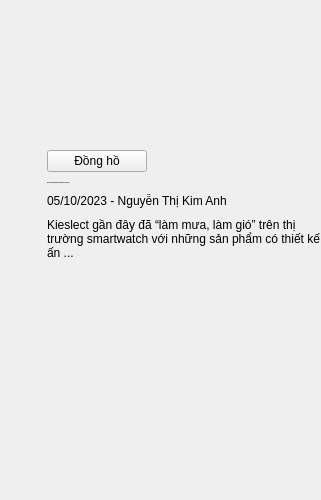
                              <widget class="QWidget" name="widget_41" native="true">
                               <property name="sizeIncrement">
                                <size>
                                 <width>0</width>
                                 <height>200</height>
                                </size>
                               </property>
                               <layout class="QHBoxLayout" name="horizontalLayout_28">
                                <property name="spacing">
                                 <number>0</number>
                                </property>
                                <property name="leftMargin">
                                 <number>20</number>
                                </property>
                                <property name="topMargin">
                                 <number>0</number>
                                </property>
                                <property name="rightMargin">
                                 <number>0</number>
                                </property>
                                <property name="bottomMargin">
                                 <number>0</number>
                                </property>
                                <item>
                                 <widget class="QWidget" name="widget_43" native="true">
                                  <property name="maximumSize">
                                   <size>
                                    <width>238</width>
                                    <height>200</height>
                                   </size>
                                  </property>
                                  <layout class="QHBoxLayout" name="horizontalLayout_27">
                                   <property name="spacing">
                                    <number>0</number>
                                   </property>
                                   <property name="leftMargin">
                                    <number>0</number>
                                   </property>
                                   <property name="topMargin">
                                    <number>0</number>
                                   </property>
                                   <property name="rightMargin">
                                    <number>0</number>
                                   </property>
                                   <property name="bottomMargin">
                                    <number>0</number>
                                   </property>
                                   <item>
                                    <widget class="QLabel" name="label_30">
                                     <property name="minimumSize">
                                      <size>
                                       <width>0</width>
                                       <height>0</height>
                                      </size>
                                     </property>
                                     <property name="cursor">
                                      <cursorShape>PointingHandCursor</cursorShape>
                                     </property>
                                     <property name="text">
                                      <string/>
                                     </property>
                                     <property name="pixmap">
                                      <pixmap resource="../resource.qrc">:/img/resources/img/Screen-Shot-2023-11-22-at-10.03.50-768x402.jpg.webp</pixmap>
                                     </property>
                                     <property name="scaledContents">
                                      <bool>true</bool>
                                     </property>
                                    </widget>
                                   </item>
                                  </layout>
                                 </widget>
                                </item>
                                <item>
                                 <widget class="QWidget" name="newFeedContentContainer_2" native="true">
                                  <property name="sizePolicy">
                                   <sizepolicy hsizetype="Expanding" vsizetype="Preferred">
                                    <horstretch>0</horstretch>
                                    <verstretch>0</verstretch>
                                   </sizepolicy>
                                  </property>
                                  <property name="minimumSize">
                                   <size>
                                    <width>0</width>
                                    <height>500</height>
                                   </size>
                                  </property>
                                  <property name="maximumSize">
                                   <size>
                                    <width>16777215</width>
                                    <height>200</height>
                                   </size>
                                  </property>
                                  <property name="cursor">
                                   <cursorShape>PointingHandCursor</cursorShape>
                                  </property>
                                  <layout class="QVBoxLayout" name="verticalLayout_37">
                                   <property name="leftMargin">
                                    <number>20</number>
                                   </property>
                                   <property name="topMargin">
                                    <number>0</number>
                                   </property>
                                   <property name="rightMargin">
                                    <number>0</number>
                                   </property>
                                   <property name="bottomMargin">
                                    <number>0</number>
                                   </property>
                                   <item>
                                    <layout class="QVBoxLayout" name="newFeedContent_2">
                                     <property name="spacing">
                                      <number>0</number>
                                     </property>
                                     <item>
                                      <widget class="QWidget" name="widget_49" native="true">
                                       <layout class="QVBoxLayout" name="verticalLayout_38">
                                        <property name="spacing">
                                         <number>0</number>
                                        </property>
                                        <property name="leftMargin">
                                         <number>0</number>
                                        </property>
                                        <property name="topMargin">
                                         <number>0</number>
                                        </property>
                                        <property name="rightMargin">
                                         <number>0</number>
                                        </property>
                                        <property name="bottomMargin">
                                         <number>0</number>
                                        </property>
                                        <item>
                                         <widget class="QWidget" name="widget_50" native="true">
                                          <property name="maximumSize">
                                           <size>
                                            <width>16777215</width>
                                            <height>48</height>
                                           </size>
                                          </property>
                                          <layout class="QVBoxLayout" name="verticalLayout_39">
                                           <property name="spacing">
                                            <number>0</number>
                                           </property>
                                           <property name="leftMargin">
                                            <number>0</number>
                                           </property>
                                           <property name="topMargin">
                                            <number>0</number>
                                           </property>
                                           <property name="rightMargin">
                                            <number>0</number>
                                           </property>
                                           <property name="bottomMargin">
                                            <number>0</number>
                                           </property>
                                           <item>
                                            <widget class="QPushButton" name="pushButton_11">
                                             <property name="minimumSize">
                                              <size>
                                               <width>100</width>
                                               <height>0</height>
                                              </size>
                                             </property>
                                             <property name="maximumSize">
                                              <size>
                                               <width>100</width>
                                               <height>16777215</height>
                                              </size>
                                             </property>
                                             <property name="cursor">
                                              <cursorShape>PointingHandCursor</cursorShape>
                                             </property>
                                             <property name="text">
                                              <string>Đồng hồ</string>
                                             </property>
                                            </widget>
                                           </item>
                                          </layout>
                                         </widget>
                                        </item>
                                        <item>
                                         <widget class="QWidget" name="widget_51" native="true">
                                          <property name="maximumSize">
                                           <size>
                                            <width>16777215</width>
                                            <height>100</height>
                                           </size>
                                          </property>
                                          <layout class="QVBoxLayout" name="verticalLayout_40">
                                           <property name="spacing">
                                            <number>0</number>
                                           </property>
                                           <property name="leftMargin">
                                            <number>0</number>
                                           </property>
                                           <property name="topMargin">
                                            <number>10</number>
                                           </property>
                                           <property name="rightMargin">
                                            <number>0</number>
                                           </property>
                                           <property name="bottomMargin">
                                            <number>0</number>
                                           </property>
                                           <item>
                                            <widget class="QLabel" name="label_31">
                                             <property name="maximumSize">
                                              <size>
                                               <width>16777215</width>
                                               <height>45</height>
                                              </size>
                                             </property>
                                             <property name="font">
                                              <font>
                                               <pointsize>-1</pointsize>
                                               <bold>true</bold>
                                              </font>
                                             </property>
                                             <property name="cursor">
                                              <cursorShape>PointingHandCursor</cursorShape>
                                             </property>
                                             <property name="text">
                                              <string>Kieslect Ks Mini: Đồng hồ giá dưới 1 triệu có gì?</string>
                                             </property>
                                             <property name="scaledContents">
                                              <bool>false</bool>
                                             </property>
                                             <property name="wordWrap">
                                              <bool>true</bool>
                                             </property>
                                            </widget>
                                           </item>
                                          </layout>
                                         </widget>
                                        </item>
                                        <item>
                                         <widget class="QWidget" name="widget_52" native="true">
                                          <property name="maximumSize">
                                           <size>
                                            <width>16777215</width>
                                            <height>45</height>
                                           </size>
                                          </property>
                                          <layout class="QVBoxLayout" name="verticalLayout_41">
                                           <property name="spacing">
                                            <number>0</number>
                                           </property>
                                           <property name="leftMargin">
                                            <number>0</number>
                                           </property>
                                           <property name="topMargin">
                                            <number>10</number>
                                           </property>
                                           <property name="rightMargin">
                                            <number>0</number>
                                           </property>
                                           <property name="bottomMargin">
                                            <number>0</number>
                                           </property>
                                           <item alignment="Qt::AlignTop">
                                            <widget class="QLabel" name="label_32">
                                             <property name="cursor">
                                              <cursorShape>PointingHandCursor</cursorShape>
                                             </property>
                                             <property name="text">
                                              <string>05/10/2023 - Nguyễn Thị Kim Anh</string>
                                             </property>
                                             <property name="wordWrap">
                                              <bool>true</bool>
                                             </property>
                                            </widget>
                                           </item>
                                          </layout>
                                         </widget>
                                        </item>
                                        <item>
                                         <widget class="QWidget" name="widget_53" native="true">
                                          <property name="sizePolicy">
                                           <sizepolicy hsizetype="Preferred" vsizetype="Preferred">
                                            <horstretch>0</horstretch>
                                            <verstretch>0</verstretch>
                                           </sizepolicy>
                                          </property>
                                          <property name="cursor">
                                           <cursorShape>PointingHandCursor</cursorShape>
                                          </property>
                                          <property name="acceptDrops">
                                           <bool>false</bool>
                                          </property>
                                          <layout class="QVBoxLayout" name="verticalLayout_42">
                                           <property name="spacing">
                                            <number>0</number>
                                           </property>
                                           <property name="leftMargin">
                                            <number>0</number>
                                           </property>
                                           <property name="topMargin">
                                            <number>10</number>
                                           </property>
                                           <property name="rightMargin">
                                            <number>0</number>
                                           </property>
                                           <property name="bottomMargin">
                                            <number>0</number>
                                           </property>
                                           <item alignment="Qt::AlignTop">
                                            <widget class="QLabel" name="label_33">
                                             <property name="cursor">
                                              <cursorShape>PointingHandCursor</cursorShape>
                                             </property>
                                             <property name="text">
                                              <string>Kieslect gần đây đã “làm mưa, làm gió” trên thị trường smartwatch với những sản phẩm có thiết kế ấn ...</string>
                                             </property>
                                             <property name="wordWrap">
                                              <bool>true</bool>
                                             </property>
                                            </widget>
                                           </item>
                                          </layout>
                                         </widget>
                                        </item>
                                       </layout>
                                      </widget>
                                     </item>
                                     <item>
                                      <spacer name="verticalSpacer_2">
                                       <property name="orientation">
                                        <enum>Qt::Vertical</enum>
                                       </property>
                                       <property name="sizeHint" stdset="0">
                                        <size>
                                         <width>20</width>
                                         <height>40</height>
                                        </size>
                                       </property>
                                      </spacer>
                                     </item>
                                    </layout>
                                   </item>
                                  </layout>
                                 </widget>
                                </item>
                               </layout>
                              </widget>
